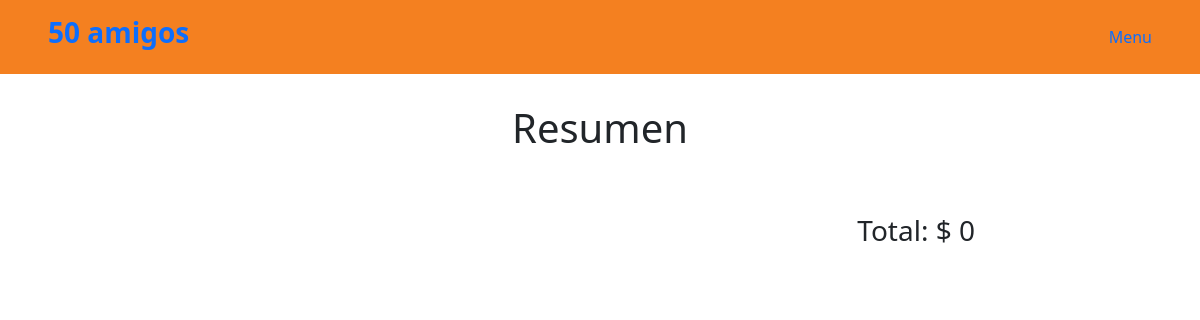
The page /orden/ (signed in) on the database as committed earlier.
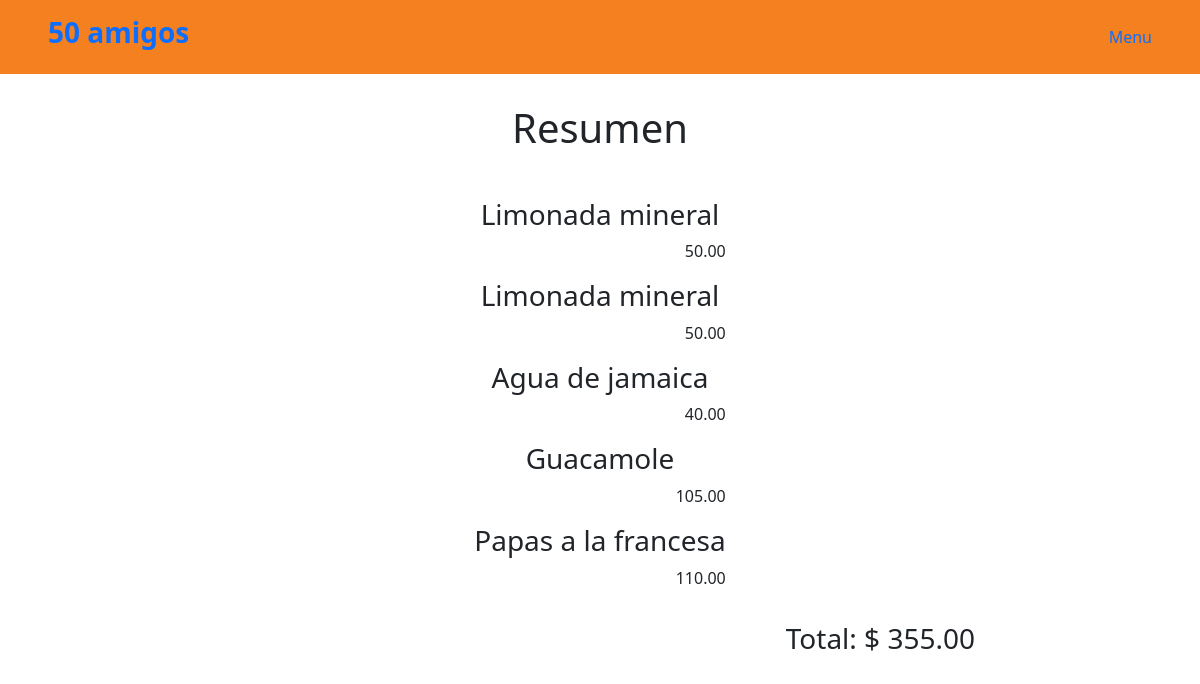
The same page on the database as committed later.
### RestaurantApp/models.py (models this page shows, shortened)
class Menu(models.Model):
    name = models.CharField(max_length=200, unique=True)
    description = models.TextField(blank=True)
    price = models.DecimalField(max_digits=6, decimal_places=2)
    category = models.ForeignKey(Categories, on_delete=models.CASCADE)

### RestaurantApp/views.py (the view)
# urls.py: path('orden/', views.cart, name='cart'),
def cart(request):
    if request.method == 'GET':  # TODO. Try to use a query
        try:
            cart = CartItem.objects.filter(table= request.user)
            order = cart.values('item').annotate(Count('item')).filter(item__count__gt=0)
            a = [e.item.name for e in cart]
            dupes = dict(Counter(a))
            b = {key: value for key, value in dupes.items()}
            c = {key.item.name: key.item.price for key in cart}
            for i in b.keys():
                c[i] = decimal.Decimal(b[i]) * c[i]
            d = [(i.item.name, i.item.price) for i in cart]
            t = decimal.Decimal(0)
            for i, price in d:
                t += price
            print(t)
            return render(request, 'cart.html', {
                'cart': b,
                'order': c,
                'breakdown': d,
                'total': t,
            })
        except:
            pass
    return render(request, 'cart.html')

### RestaurantApp/templates/cart.html (shortened to what this page needs)
{% extends 'base.html' %}
{% block content %}
<div class="d-flex flex-column justify-content-center align-items-center mx-auto text-center my-4" style="max-width: 750px;">
    <p class="fs-1">Resumen</p>
    <ul class="list-unstyled mt-4">
        {% for key, value in breakdown %}
        <li>
            <h3>{{key}}</h3>
            <p class="text-end">{{value}}</p>
        </li>
        {% endfor %}
    </ul>
    <h3 class="ms-auto">Total: $ {{total}}</h3>
</div>
{% endblock %}

### RestaurantApp/templates/base.html (shortened to what this page needs)
{% load static %}
<!DOCTYPE html>
<html lang="en">
<head>
    <link href="https://cdn.jsdelivr.net/npm/bootstrap@5.3.0/dist/css/bootstrap.min.css" rel="stylesheet">
    <link href="{% static 'global.css' %}" rel="stylesheet">
</head>
<body>
    <nav
        class="navbar sticky-top container-fluid d-flex justify-content-between align-items-center px-5 py-3 bg-orange"
        style="background-color: #f48020;"
    >
        <div class="text-center">
            <h1 class="fs-3 fw-semibold">
                <a href="{% url 'menu' %}">
                    50 amigos
                </a>
            </h1>
        </div>
        <div class="ml-auto">
            <ul class="d-flex align-items-center gap-5 list-unstyled my-auto">
                <li class="align-self-center">
                    <a href="{% url 'menu' %}">
                        Menu
                    </a>
                </li>
            </ul>
        </div>
    </nav>
    <div>
        {% block content %}
        {% endblock %}
    </div>
</body>
</html>

### static/global.css (style rules this page uses)
html { font-family: 'Raleway', sans-serif !important; }
a:link, a:hover, a:visited, a:active { text-decoration: none; }

Rows that differ between the two databases and show on the page:
now on this page (row unchanged): Menu: breakdown "Limonada mineral" "Limonada mineral", breakdown "50.00" "50.00"
now on this page (row unchanged): Menu: breakdown "Agua de jamaica", breakdown "40.00"
added Menu: breakdown "Guacamole", breakdown "105.00"
now on this page (row unchanged): Menu: breakdown "Papas a la francesa", breakdown "110.00"
Other text that changed with them:
{{ total }}: "0" → "355.00"
